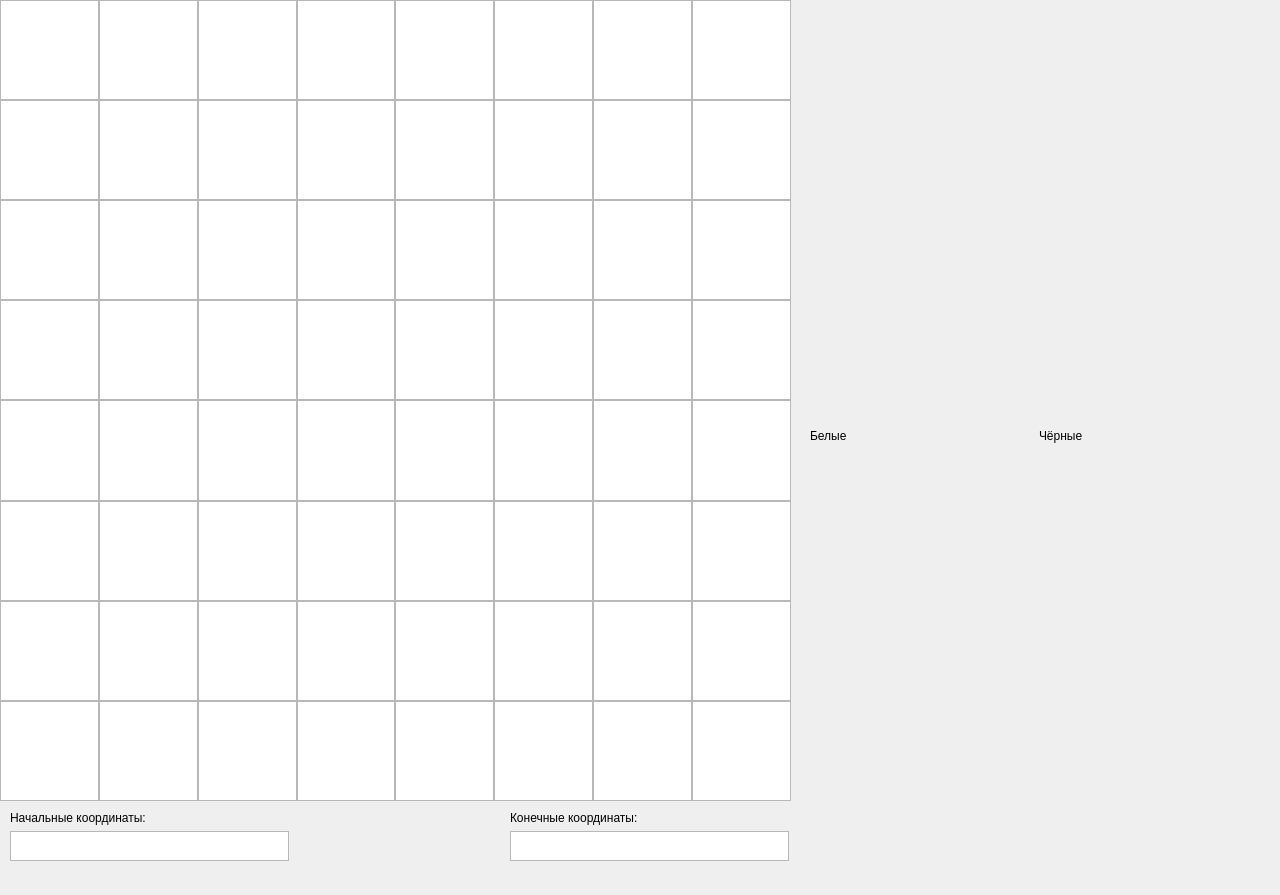
<?xml version="1.0" encoding="UTF-8"?>
<ui version="4.0">
 <class>Form</class>
 <widget class="QWidget" name="Form">
  <property name="geometry">
   <rect>
    <x>0</x>
    <y>0</y>
    <width>1280</width>
    <height>895</height>
   </rect>
  </property>
  <property name="windowTitle">
   <string>Form</string>
  </property>
  <widget class="QWidget" name="verticalLayoutWidget_2">
   <property name="geometry">
    <rect>
     <x>0</x>
     <y>0</y>
     <width>791</width>
     <height>801</height>
    </rect>
   </property>
   <layout class="QVBoxLayout" name="verticalLayout_3">
    <property name="spacing">
     <number>0</number>
    </property>
    <item>
     <layout class="QHBoxLayout" name="horizontalLayout_4">
      <property name="spacing">
       <number>0</number>
      </property>
      <item>
       <widget class="QGraphicsView" name="graphicsView_10"/>
      </item>
      <item>
       <widget class="QGraphicsView" name="graphicsView_11"/>
      </item>
      <item>
       <widget class="QGraphicsView" name="graphicsView_15"/>
      </item>
      <item>
       <widget class="QGraphicsView" name="graphicsView_16"/>
      </item>
      <item>
       <widget class="QGraphicsView" name="graphicsView_14"/>
      </item>
      <item>
       <widget class="QGraphicsView" name="graphicsView_13"/>
      </item>
      <item>
       <widget class="QGraphicsView" name="graphicsView_12"/>
      </item>
      <item>
       <widget class="QGraphicsView" name="graphicsView_9"/>
      </item>
     </layout>
    </item>
    <item>
     <layout class="QHBoxLayout" name="horizontalLayout_16">
      <property name="spacing">
       <number>0</number>
      </property>
      <item>
       <widget class="QGraphicsView" name="graphicsView_89"/>
      </item>
      <item>
       <widget class="QGraphicsView" name="graphicsView_90"/>
      </item>
      <item>
       <widget class="QGraphicsView" name="graphicsView_91"/>
      </item>
      <item>
       <widget class="QGraphicsView" name="graphicsView_92"/>
      </item>
      <item>
       <widget class="QGraphicsView" name="graphicsView_93"/>
      </item>
      <item>
       <widget class="QGraphicsView" name="graphicsView_94"/>
      </item>
      <item>
       <widget class="QGraphicsView" name="graphicsView_95"/>
      </item>
      <item>
       <widget class="QGraphicsView" name="graphicsView_96"/>
      </item>
     </layout>
    </item>
    <item>
     <layout class="QHBoxLayout" name="horizontalLayout_17">
      <property name="spacing">
       <number>0</number>
      </property>
      <item>
       <widget class="QGraphicsView" name="graphicsView_97"/>
      </item>
      <item>
       <widget class="QGraphicsView" name="graphicsView_98"/>
      </item>
      <item>
       <widget class="QGraphicsView" name="graphicsView_99"/>
      </item>
      <item>
       <widget class="QGraphicsView" name="graphicsView_100"/>
      </item>
      <item>
       <widget class="QGraphicsView" name="graphicsView_101"/>
      </item>
      <item>
       <widget class="QGraphicsView" name="graphicsView_102"/>
      </item>
      <item>
       <widget class="QGraphicsView" name="graphicsView_103"/>
      </item>
      <item>
       <widget class="QGraphicsView" name="graphicsView_104"/>
      </item>
     </layout>
    </item>
    <item>
     <layout class="QHBoxLayout" name="horizontalLayout_18">
      <property name="spacing">
       <number>0</number>
      </property>
      <item>
       <widget class="QGraphicsView" name="graphicsView_105"/>
      </item>
      <item>
       <widget class="QGraphicsView" name="graphicsView_106"/>
      </item>
      <item>
       <widget class="QGraphicsView" name="graphicsView_107"/>
      </item>
      <item>
       <widget class="QGraphicsView" name="graphicsView_108"/>
      </item>
      <item>
       <widget class="QGraphicsView" name="graphicsView_109"/>
      </item>
      <item>
       <widget class="QGraphicsView" name="graphicsView_110"/>
      </item>
      <item>
       <widget class="QGraphicsView" name="graphicsView_111"/>
      </item>
      <item>
       <widget class="QGraphicsView" name="graphicsView_112"/>
      </item>
     </layout>
    </item>
    <item>
     <layout class="QHBoxLayout" name="horizontalLayout_19">
      <property name="spacing">
       <number>0</number>
      </property>
      <item>
       <widget class="QGraphicsView" name="graphicsView_113"/>
      </item>
      <item>
       <widget class="QGraphicsView" name="graphicsView_114"/>
      </item>
      <item>
       <widget class="QGraphicsView" name="graphicsView_115"/>
      </item>
      <item>
       <widget class="QGraphicsView" name="graphicsView_116"/>
      </item>
      <item>
       <widget class="QGraphicsView" name="graphicsView_117"/>
      </item>
      <item>
       <widget class="QGraphicsView" name="graphicsView_118"/>
      </item>
      <item>
       <widget class="QGraphicsView" name="graphicsView_119"/>
      </item>
      <item>
       <widget class="QGraphicsView" name="graphicsView_120"/>
      </item>
     </layout>
    </item>
    <item>
     <layout class="QHBoxLayout" name="horizontalLayout_20">
      <property name="spacing">
       <number>0</number>
      </property>
      <item>
       <widget class="QGraphicsView" name="graphicsView_121"/>
      </item>
      <item>
       <widget class="QGraphicsView" name="graphicsView_122"/>
      </item>
      <item>
       <widget class="QGraphicsView" name="graphicsView_123"/>
      </item>
      <item>
       <widget class="QGraphicsView" name="graphicsView_124"/>
      </item>
      <item>
       <widget class="QGraphicsView" name="graphicsView_125"/>
      </item>
      <item>
       <widget class="QGraphicsView" name="graphicsView_126"/>
      </item>
      <item>
       <widget class="QGraphicsView" name="graphicsView_127"/>
      </item>
      <item>
       <widget class="QGraphicsView" name="graphicsView_128"/>
      </item>
     </layout>
    </item>
    <item>
     <layout class="QHBoxLayout" name="horizontalLayout_21">
      <property name="spacing">
       <number>0</number>
      </property>
      <item>
       <widget class="QGraphicsView" name="graphicsView_129"/>
      </item>
      <item>
       <widget class="QGraphicsView" name="graphicsView_130"/>
      </item>
      <item>
       <widget class="QGraphicsView" name="graphicsView_131"/>
      </item>
      <item>
       <widget class="QGraphicsView" name="graphicsView_132"/>
      </item>
      <item>
       <widget class="QGraphicsView" name="graphicsView_133"/>
      </item>
      <item>
       <widget class="QGraphicsView" name="graphicsView_134"/>
      </item>
      <item>
       <widget class="QGraphicsView" name="graphicsView_135"/>
      </item>
      <item>
       <widget class="QGraphicsView" name="graphicsView_136"/>
      </item>
     </layout>
    </item>
    <item>
     <layout class="QHBoxLayout" name="horizontalLayout_3">
      <property name="spacing">
       <number>0</number>
      </property>
      <property name="sizeConstraint">
       <enum>QLayout::SetDefaultConstraint</enum>
      </property>
      <item>
       <widget class="QGraphicsView" name="graphicsView_8"/>
      </item>
      <item>
       <widget class="QGraphicsView" name="graphicsView_7"/>
      </item>
      <item>
       <widget class="QGraphicsView" name="graphicsView_6"/>
      </item>
      <item>
       <widget class="QGraphicsView" name="graphicsView_5"/>
      </item>
      <item>
       <widget class="QGraphicsView" name="graphicsView_4"/>
      </item>
      <item>
       <widget class="QGraphicsView" name="graphicsView_3"/>
      </item>
      <item>
       <widget class="QGraphicsView" name="graphicsView_2"/>
      </item>
      <item>
       <widget class="QGraphicsView" name="graphicsView"/>
      </item>
     </layout>
    </item>
   </layout>
  </widget>
  <widget class="QWidget" name="verticalLayoutWidget">
   <property name="geometry">
    <rect>
     <x>10</x>
     <y>810</y>
     <width>281</width>
     <height>51</height>
    </rect>
   </property>
   <layout class="QVBoxLayout" name="verticalLayout">
    <item>
     <widget class="QLabel" name="label">
      <property name="text">
       <string>Начальные координаты:</string>
      </property>
     </widget>
    </item>
    <item>
     <widget class="QTextEdit" name="textEdit">
      <property name="enabled">
       <bool>true</bool>
      </property>
      <property name="maximumSize">
       <size>
        <width>279</width>
        <height>30</height>
       </size>
      </property>
     </widget>
    </item>
   </layout>
  </widget>
  <widget class="QWidget" name="verticalLayoutWidget_3">
   <property name="geometry">
    <rect>
     <x>510</x>
     <y>810</y>
     <width>281</width>
     <height>51</height>
    </rect>
   </property>
   <layout class="QVBoxLayout" name="verticalLayout_2">
    <item>
     <widget class="QLabel" name="label_2">
      <property name="text">
       <string>Конечные координаты:</string>
      </property>
     </widget>
    </item>
    <item>
     <widget class="QTextEdit" name="textEdit_2">
      <property name="maximumSize">
       <size>
        <width>279</width>
        <height>30</height>
       </size>
      </property>
     </widget>
    </item>
   </layout>
  </widget>
  <widget class="QWidget" name="horizontalLayoutWidget">
   <property name="geometry">
    <rect>
     <x>810</x>
     <y>10</y>
     <width>451</width>
     <height>851</height>
    </rect>
   </property>
   <layout class="QHBoxLayout" name="horizontalLayout">
    <item>
     <widget class="QLabel" name="label_3">
      <property name="text">
       <string>Белые</string>
      </property>
     </widget>
    </item>
    <item>
     <widget class="QLabel" name="label_4">
      <property name="text">
       <string>Чёрные</string>
      </property>
     </widget>
    </item>
   </layout>
  </widget>
 </widget>
 <resources/>
 <connections/>
</ui>
